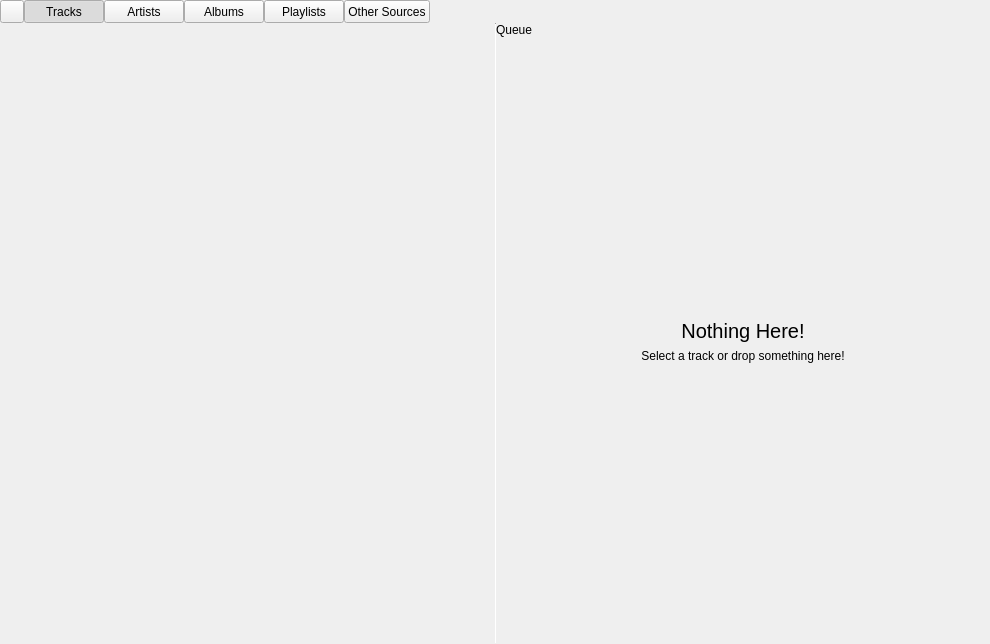
<?xml version="1.0" encoding="UTF-8"?>
<ui version="4.0">
 <class>MainWindow</class>
 <widget class="QMainWindow" name="MainWindow">
  <property name="geometry">
   <rect>
    <x>0</x>
    <y>0</y>
    <width>990</width>
    <height>644</height>
   </rect>
  </property>
  <property name="windowTitle">
   <string>theBeat</string>
  </property>
  <widget class="QWidget" name="centralwidget">
   <property name="autoFillBackground">
    <bool>true</bool>
   </property>
   <layout class="QVBoxLayout" name="verticalLayout">
    <property name="spacing">
     <number>0</number>
    </property>
    <property name="leftMargin">
     <number>0</number>
    </property>
    <property name="topMargin">
     <number>0</number>
    </property>
    <property name="rightMargin">
     <number>0</number>
    </property>
    <property name="bottomMargin">
     <number>0</number>
    </property>
    <item>
     <widget class="QWidget" name="topWidget" native="true">
      <property name="autoFillBackground">
       <bool>true</bool>
      </property>
      <layout class="QHBoxLayout" name="horizontalLayout">
       <property name="spacing">
        <number>0</number>
       </property>
       <property name="leftMargin">
        <number>0</number>
       </property>
       <property name="topMargin">
        <number>0</number>
       </property>
       <property name="rightMargin">
        <number>0</number>
       </property>
       <property name="bottomMargin">
        <number>0</number>
       </property>
       <item>
        <layout class="QHBoxLayout" name="leftCsdLayout">
         <property name="spacing">
          <number>0</number>
         </property>
        </layout>
       </item>
       <item>
        <widget class="QToolButton" name="menuButton">
         <property name="sizePolicy">
          <sizepolicy hsizetype="Preferred" vsizetype="Preferred">
           <horstretch>0</horstretch>
           <verstretch>0</verstretch>
          </sizepolicy>
         </property>
         <property name="text">
          <string/>
         </property>
         <property name="icon">
          <iconset theme="thebeat" resource="resources.qrc">
           <normaloff>:/icons/thebeat.svg</normaloff>:/icons/thebeat.svg</iconset>
         </property>
         <property name="popupMode">
          <enum>QToolButton::InstantPopup</enum>
         </property>
        </widget>
       </item>
       <item>
        <widget class="QPushButton" name="tracksButton">
         <property name="sizePolicy">
          <sizepolicy hsizetype="Preferred" vsizetype="Preferred">
           <horstretch>0</horstretch>
           <verstretch>0</verstretch>
          </sizepolicy>
         </property>
         <property name="text">
          <string>Tracks</string>
         </property>
         <property name="icon">
          <iconset theme="view-media-track">
           <normaloff>../../the24/application</normaloff>../../the24/application</iconset>
         </property>
         <property name="checkable">
          <bool>true</bool>
         </property>
         <property name="checked">
          <bool>true</bool>
         </property>
         <property name="autoExclusive">
          <bool>true</bool>
         </property>
        </widget>
       </item>
       <item>
        <widget class="QPushButton" name="artistsButton">
         <property name="sizePolicy">
          <sizepolicy hsizetype="Preferred" vsizetype="Preferred">
           <horstretch>0</horstretch>
           <verstretch>0</verstretch>
          </sizepolicy>
         </property>
         <property name="text">
          <string>Artists</string>
         </property>
         <property name="icon">
          <iconset theme="view-media-artist">
           <normaloff>../../the24/application</normaloff>../../the24/application</iconset>
         </property>
         <property name="checkable">
          <bool>true</bool>
         </property>
         <property name="autoExclusive">
          <bool>true</bool>
         </property>
        </widget>
       </item>
       <item>
        <widget class="QPushButton" name="albumsButton">
         <property name="sizePolicy">
          <sizepolicy hsizetype="Preferred" vsizetype="Preferred">
           <horstretch>0</horstretch>
           <verstretch>0</verstretch>
          </sizepolicy>
         </property>
         <property name="text">
          <string>Albums</string>
         </property>
         <property name="icon">
          <iconset theme="media-album-cover">
           <normaloff>../../the24/application</normaloff>../../the24/application</iconset>
         </property>
         <property name="checkable">
          <bool>true</bool>
         </property>
         <property name="autoExclusive">
          <bool>true</bool>
         </property>
        </widget>
       </item>
       <item>
        <widget class="QPushButton" name="playlistsButton">
         <property name="sizePolicy">
          <sizepolicy hsizetype="Preferred" vsizetype="Preferred">
           <horstretch>0</horstretch>
           <verstretch>0</verstretch>
          </sizepolicy>
         </property>
         <property name="text">
          <string>Playlists</string>
         </property>
         <property name="icon">
          <iconset theme="view-media-playlist">
           <normaloff>.</normaloff>.</iconset>
         </property>
         <property name="checkable">
          <bool>true</bool>
         </property>
         <property name="autoExclusive">
          <bool>true</bool>
         </property>
        </widget>
       </item>
       <item>
        <widget class="QPushButton" name="otherButton">
         <property name="sizePolicy">
          <sizepolicy hsizetype="Preferred" vsizetype="Preferred">
           <horstretch>0</horstretch>
           <verstretch>0</verstretch>
          </sizepolicy>
         </property>
         <property name="text">
          <string>Other Sources</string>
         </property>
         <property name="icon">
          <iconset theme="view-list-details">
           <normaloff>../../the24/application</normaloff>../../the24/application</iconset>
         </property>
         <property name="checkable">
          <bool>true</bool>
         </property>
         <property name="autoExclusive">
          <bool>true</bool>
         </property>
        </widget>
       </item>
       <item>
        <spacer name="horizontalSpacer">
         <property name="orientation">
          <enum>Qt::Horizontal</enum>
         </property>
         <property name="sizeHint" stdset="0">
          <size>
           <width>40</width>
           <height>20</height>
          </size>
         </property>
        </spacer>
       </item>
       <item>
        <layout class="QHBoxLayout" name="jobButtonLayout"/>
       </item>
       <item>
        <layout class="QHBoxLayout" name="rightCsdLayout">
         <property name="spacing">
          <number>0</number>
         </property>
        </layout>
       </item>
      </layout>
     </widget>
    </item>
    <item>
     <layout class="QHBoxLayout" name="horizontalLayout_2">
      <property name="spacing">
       <number>0</number>
      </property>
      <item>
       <widget class="tStackedWidget" name="stackedWidget">
        <property name="currentIndex">
         <number>0</number>
        </property>
        <widget class="TracksWidget" name="tracksPage"/>
        <widget class="ArtistsAlbumsWidget" name="artistsPage"/>
        <widget class="ArtistsAlbumsWidget" name="albumsPage"/>
        <widget class="UserPlaylistsWidget" name="playlistsPage"/>
        <widget class="OtherSourcesWidget" name="otherSourcesPage"/>
       </widget>
      </item>
      <item>
       <widget class="Line" name="queueLine">
        <property name="maximumSize">
         <size>
          <width>1</width>
          <height>16777215</height>
         </size>
        </property>
        <property name="orientation">
         <enum>Qt::Vertical</enum>
        </property>
       </widget>
      </item>
      <item>
       <widget class="QWidget" name="queueWidget" native="true">
        <layout class="QVBoxLayout" name="verticalLayout_2">
         <property name="spacing">
          <number>0</number>
         </property>
         <property name="leftMargin">
          <number>0</number>
         </property>
         <property name="topMargin">
          <number>0</number>
         </property>
         <property name="rightMargin">
          <number>0</number>
         </property>
         <property name="bottomMargin">
          <number>0</number>
         </property>
         <item>
          <widget class="tTitleLabel" name="titleLabel">
           <property name="text">
            <string>Queue</string>
           </property>
          </widget>
         </item>
         <item>
          <widget class="tStackedWidget" name="queueStack">
           <property name="currentIndex">
            <number>1</number>
           </property>
           <widget class="QWidget" name="queueListPage">
            <layout class="QVBoxLayout" name="verticalLayout_3">
             <property name="spacing">
              <number>0</number>
             </property>
             <property name="leftMargin">
              <number>0</number>
             </property>
             <property name="topMargin">
              <number>0</number>
             </property>
             <property name="rightMargin">
              <number>0</number>
             </property>
             <property name="bottomMargin">
              <number>0</number>
             </property>
             <item>
              <widget class="QListView" name="queueList">
               <property name="contextMenuPolicy">
                <enum>Qt::CustomContextMenu</enum>
               </property>
               <property name="frameShape">
                <enum>QFrame::NoFrame</enum>
               </property>
               <property name="dragEnabled">
                <bool>true</bool>
               </property>
               <property name="dragDropMode">
                <enum>QAbstractItemView::DragDrop</enum>
               </property>
               <property name="selectionMode">
                <enum>QAbstractItemView::ExtendedSelection</enum>
               </property>
              </widget>
             </item>
            </layout>
           </widget>
           <widget class="QWidget" name="queuePromptPage">
            <layout class="QVBoxLayout" name="verticalLayout_4">
             <item>
              <spacer name="verticalSpacer_2">
               <property name="orientation">
                <enum>Qt::Vertical</enum>
               </property>
               <property name="sizeHint" stdset="0">
                <size>
                 <width>20</width>
                 <height>232</height>
                </size>
               </property>
              </spacer>
             </item>
             <item>
              <widget class="QLabel" name="label">
               <property name="font">
                <font>
                 <pointsize>15</pointsize>
                </font>
               </property>
               <property name="text">
                <string>Nothing Here!</string>
               </property>
               <property name="alignment">
                <set>Qt::AlignCenter</set>
               </property>
              </widget>
             </item>
             <item>
              <widget class="QLabel" name="label_2">
               <property name="text">
                <string>Select a track or drop something here!</string>
               </property>
               <property name="alignment">
                <set>Qt::AlignCenter</set>
               </property>
              </widget>
             </item>
             <item>
              <spacer name="verticalSpacer">
               <property name="orientation">
                <enum>Qt::Vertical</enum>
               </property>
               <property name="sizeHint" stdset="0">
                <size>
                 <width>20</width>
                 <height>231</height>
                </size>
               </property>
              </spacer>
             </item>
            </layout>
           </widget>
          </widget>
         </item>
        </layout>
       </widget>
      </item>
     </layout>
    </item>
    <item>
     <widget class="ControlStrip" name="controlStrip" native="true"/>
    </item>
   </layout>
  </widget>
  <action name="actionFileBug">
   <property name="icon">
    <iconset theme="tools-report-bug">
     <normaloff>.</normaloff>.</iconset>
   </property>
   <property name="text">
    <string>File Bug</string>
   </property>
  </action>
  <action name="actionSources">
   <property name="icon">
    <iconset theme="commit">
     <normaloff>.</normaloff>.</iconset>
   </property>
   <property name="text">
    <string>Sources</string>
   </property>
  </action>
  <action name="actionAbout">
   <property name="icon">
    <iconset theme="help-about">
     <normaloff>.</normaloff>.</iconset>
   </property>
   <property name="text">
    <string>About</string>
   </property>
  </action>
  <action name="actionExit">
   <property name="icon">
    <iconset theme="application-exit">
     <normaloff>.</normaloff>.</iconset>
   </property>
   <property name="text">
    <string>Exit</string>
   </property>
   <property name="shortcut">
    <string>Ctrl+Q</string>
   </property>
  </action>
  <action name="actionOpen_File">
   <property name="icon">
    <iconset theme="document-open">
     <normaloff>.</normaloff>.</iconset>
   </property>
   <property name="text">
    <string>Open File</string>
   </property>
   <property name="shortcut">
    <string>Ctrl+O</string>
   </property>
  </action>
  <action name="actionOpen_URL">
   <property name="text">
    <string>Open URL</string>
   </property>
  </action>
  <action name="actionSkip_Back">
   <property name="icon">
    <iconset theme="media-skip-backward">
     <normaloff>.</normaloff>.</iconset>
   </property>
   <property name="text">
    <string>Skip Back</string>
   </property>
   <property name="shortcut">
    <string>Shift+Left</string>
   </property>
  </action>
  <action name="actionSkip_Forward">
   <property name="icon">
    <iconset theme="media-skip-forward">
     <normaloff>.</normaloff>.</iconset>
   </property>
   <property name="text">
    <string>Skip Forward</string>
   </property>
   <property name="shortcut">
    <string>Shift+Right</string>
   </property>
  </action>
  <action name="actionPlayPause">
   <property name="icon">
    <iconset theme="media-playback-start">
     <normaloff>.</normaloff>.</iconset>
   </property>
   <property name="text">
    <string>Play</string>
   </property>
   <property name="shortcut">
    <string>Space</string>
   </property>
  </action>
  <action name="actionAdd_to_Library">
   <property name="icon">
    <iconset theme="document-open">
     <normaloff>.</normaloff>.</iconset>
   </property>
   <property name="text">
    <string>Add to Library</string>
   </property>
  </action>
  <action name="actionSettings">
   <property name="icon">
    <iconset theme="configure">
     <normaloff>.</normaloff>.</iconset>
   </property>
   <property name="text">
    <string>Settings</string>
   </property>
   <property name="shortcut">
    <string>Ctrl+,</string>
   </property>
  </action>
 </widget>
 <customwidgets>
  <customwidget>
   <class>tTitleLabel</class>
   <extends>QLabel</extends>
   <header location="global">ttitlelabel.h</header>
   <slots>
    <signal>backButtonClicked()</signal>
   </slots>
  </customwidget>
  <customwidget>
   <class>tStackedWidget</class>
   <extends>QStackedWidget</extends>
   <header location="global">tstackedwidget.h</header>
   <container>1</container>
   <slots>
    <signal>switchingFrame(int)</signal>
   </slots>
  </customwidget>
  <customwidget>
   <class>ControlStrip</class>
   <extends>QWidget</extends>
   <header>controlstrip.h</header>
   <container>1</container>
  </customwidget>
  <customwidget>
   <class>TracksWidget</class>
   <extends>QWidget</extends>
   <header>trackswidget.h</header>
   <container>1</container>
  </customwidget>
  <customwidget>
   <class>ArtistsAlbumsWidget</class>
   <extends>QWidget</extends>
   <header>artistsalbumswidget.h</header>
   <container>1</container>
  </customwidget>
  <customwidget>
   <class>OtherSourcesWidget</class>
   <extends>QWidget</extends>
   <header>othersourceswidget.h</header>
   <container>1</container>
  </customwidget>
  <customwidget>
   <class>UserPlaylistsWidget</class>
   <extends>QWidget</extends>
   <header>userplaylistswidget.h</header>
   <container>1</container>
  </customwidget>
 </customwidgets>
 <resources>
  <include location="resources.qrc"/>
 </resources>
 <connections/>
</ui>
